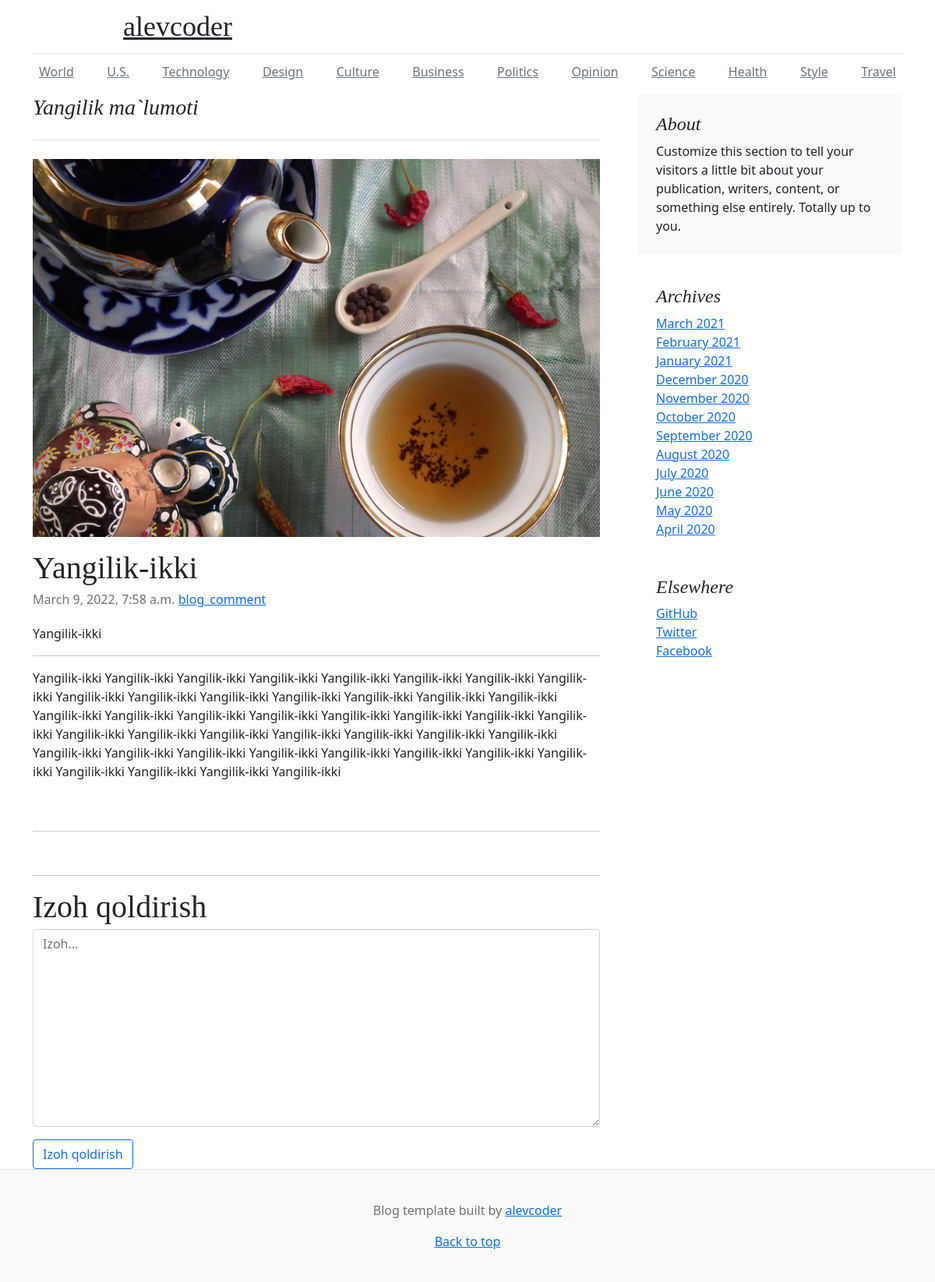
Page /post/yangilik-ikki (signed in) on the committed database.
### apps/blog/models.py (models this page shows, shortened)
class Post(models.Model):
    title = models.CharField(max_length=256)
    subtitle = models.CharField(max_length=100)
    slug = models.SlugField(max_length=512, unique=True)
    author = models.ForeignKey(User, on_delete=models.CASCADE)
    photo = models.ImageField(upload_to='news')
    content = models.TextField()
    created_date = models.DateTimeField(auto_now_add=True)
    updated_date = models.DateTimeField(auto_now=True)
    def get_absolute_url(self):
        return reverse('post_detail', args=[self.slug])

### apps/account/models.py (models this page shows)
class Account(AbstractUser):
    roly = models.CharField(choices=RolyChoices.choices, max_length=30)
    @property
    def is_friend(self):
        return self.roly == '2'
    class Meta(AbstractUser.Meta):
        swappable = 'AUTH_USER_MODEL'

### apps/blog/views.py (the view, shortened to what this page needs)
# urls.py: path("post/<slug:post_slug>", PostDetail.as_view(), name='post_detail'),
class PostDetail(FriendRequiredMixin, View):
    login_url = '/'
    template_name = 'post_detail.html'
    def get(self, request, post_slug):
        post = Post.objects.get(slug=self.kwargs['post_slug'])
        context = {
            'post': post,
            'comments': post.comment.filter(parent_comment__isnull=True).all(),
        }
        return render(
            request,
            self.template_name,
            context
        )

### apps/blog/permissions.py (called while the page is built)
    def dispatch(self, request, *args, **kwargs):
        if not request.user.is_authenticated or request.user.is_friend==False:
            return self.handle_no_permission()
        return super().dispatch(request, *args, **kwargs)

### templates/post_detail.html (shortened to what this page needs)
{% extends "base.html" %}
{% load humanize %}
{% block content %}
<main class="container">
    <div class="row g-5">
      <div class="col-md-8">
        <h3 class="pb-4 mb-4 fst-italic border-bottom">
          Yangilik ma`lumoti
        </h3>
        <article class="blog-post">
            <img src="{{post.photo.url}}" alt="alevcoder" width="100%" class="pb-3">
          <h2 class="blog-post-title">{{post.title}}</h2>
          <p class="blog-post-meta">{{post.created_date}} <a href="#">{{post.author}}</a></p>
          <p>{{post.subtitle}}</p>
          <hr>
          <p>{{post.content}}</p>
        </article>
        <hr>
        <br>
        <hr>
            <form action="{{ post.get_absolute_url }}" method="post">
                <div class="mb-3">
                    <h2 class="blog-post-title">Izoh qoldirish</h2>
                    <textarea name="content" id="content" cols="30" rows="10" placeholder="Izoh..." class="form-control"></textarea>
                </div>
                <button type="submit" class="btn btn-outline-primary">Izoh qoldirish</button>
            </form>
      </div>
      <div class="col-md-4">
        <div class="position-sticky" style="top: 2rem;">
          <div class="p-4 mb-3 bg-light rounded">
            <h4 class="fst-italic">About</h4>
            <p class="mb-0">Customize this section to tell your visitors a little bit about your publication, writers, content, or something else entirely. Totally up to you.</p>
          </div>
          <div class="p-4">
            <h4 class="fst-italic">Archives</h4>
            <ol class="list-unstyled mb-0">
              <li><a href="#">March 2021</a></li>
              <li><a href="#">February 2021</a></li>
              <li><a href="#">January 2021</a></li>
              <li><a href="#">December 2020</a></li>
              <li><a href="#">November 2020</a></li>
              <li><a href="#">October 2020</a></li>
              <li><a href="#">September 2020</a></li>
              <li><a href="#">August 2020</a></li>
              <li><a href="#">July 2020</a></li>
              <li><a href="#">June 2020</a></li>
              <li><a href="#">May 2020</a></li>
              <li><a href="#">April 2020</a></li>
            </ol>
          </div>
          <div class="p-4">
            <h4 class="fst-italic">Elsewhere</h4>
            <ol class="list-unstyled">
              <li><a href="#">GitHub</a></li>
              <li><a href="#">Twitter</a></li>
              <li><a href="#">Facebook</a></li>
            </ol>
          </div>
        </div>
      </div>
    </div>
  </main>
{% endblock content %}

### static/blog.css (style rules this page uses)
h1, h2, h3, h4, h5, h6 { font-family: "Playfair Display", Georgia, "Times New Roman", serif; }
.blog-post { margin-bottom: 4rem; }
.blog-post-title { margin-bottom: .25rem; font-size: 2.5rem; }
.blog-post-meta { margin-bottom: 1.25rem; color: #727272; }

### rows in the picture
Post: photo (picture), title "Yangilik-ikki", created_date "March 9, 2022, 7:58 a.m.", author "blog_comment", subtitle "Yangilik-ikki", content "Yangilik-ikki Yangilik-ikki Yangilik-ikki Yangilik-ikki Yangilik-ikki Yangilik-ikki Yangilik-ikki Yangilik-ikki Yangilik-ikki Yangilik-ikki Yangilik-ikki Yangilik-ikki Yangilik-ikki Yangilik-ikki Yangilik-ikki Yangilik-ikki Yangilik-ikki Yangilik-ikki Yangilik-ikki Yangilik-ikki Yangilik-ikki Yangilik-ikki Yangilik-ikki Yangilik-ikki Yangilik-ikki Yangilik-ikki Yangilik-ikki Yangilik-ikki Yangilik-ikki Yangilik-ikki Yangilik-ikki Yangilik-ikki Yangilik-ikki Yangilik-ikki Yangilik-ikki Yangilik-ikki Yangilik-ikki Yangilik-ikki Yangilik-ikki Yangilik-ikki Yangilik-ikki Yangilik-ikki"
